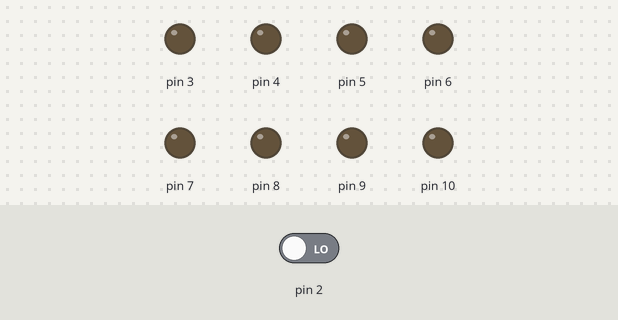
The sketch below on a simulated Arduino Uno, built with avr-gcc and run on an emulated ATmega328P. Parts: output pins drawn as LEDs (lit = HIGH). The test bench sets the inputs (shaded band); at power-on: pin 2 LOW.

Above: at 1.2 s.
1.3 s: pin 2 driven HIGH
At 1.45 s:
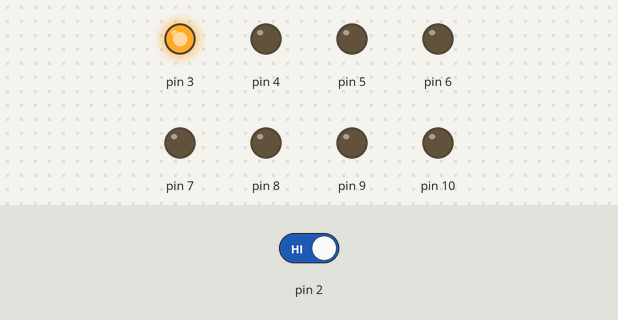
At 2.05 s:
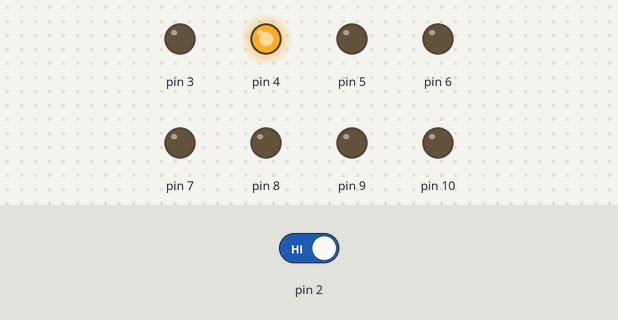
4.3 s: pin 2 driven LOW
At 4.45 s:
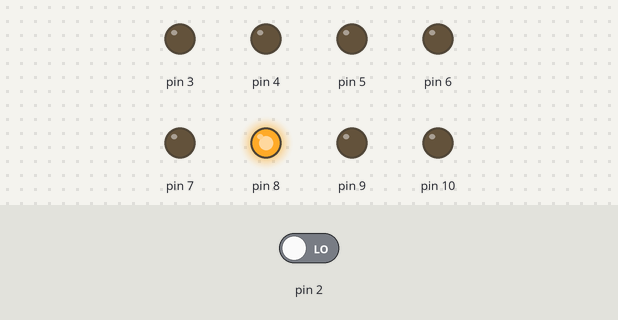
Timing chart, 0 to 7.3 s (numbered marks = the images above; inputs shaded):
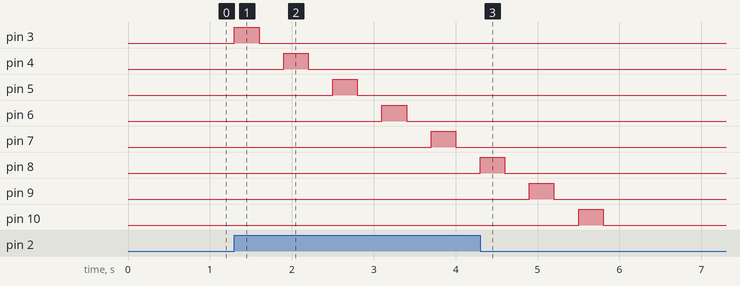

The sketch:

ard1.4.ino
```cpp
int led = 0;

void setup(){
  pinMode(2,INPUT);
  pinMode(3,OUTPUT);
  pinMode(4,OUTPUT);
  pinMode(5,OUTPUT);
  pinMode(6,OUTPUT);
  pinMode(7,OUTPUT);
  pinMode(8,OUTPUT);
  pinMode(9,OUTPUT);
  pinMode(10,OUTPUT);
}

void loop(){
 led = digitalRead(2);

 if(led==HIGH){

    digitalWrite(3,HIGH);
    delay(300);
    digitalWrite(3,LOW);
    delay(300);
    digitalWrite(4,HIGH);
    delay(300);
    digitalWrite(4,LOW);
    delay(300);
    digitalWrite(5,HIGH);
    delay(300);
    digitalWrite(5,LOW);
    delay(300);
    digitalWrite(6,HIGH);
    delay(300);
    digitalWrite(6,LOW);
    delay(300);
    digitalWrite(7,HIGH);
    delay(300);
    digitalWrite(7,LOW);
    delay(300);
    digitalWrite(8,HIGH);
    delay(300);
    digitalWrite(8,LOW);
    delay(300);
    digitalWrite(9,HIGH);
    delay(300);
    digitalWrite(9,LOW);
    delay(300);
    digitalWrite(10,HIGH);
    delay(300);
    digitalWrite(10,LOW);

  }
}
```

Measured:
- after the input at 1.3 s, pin 3: LOW → HIGH at once, → LOW 0.30 s later; pin 4: LOW → HIGH after 0.60 s, → LOW 0.30 s later; pin 5: LOW → HIGH after 1.2 s, → LOW 0.30 s later; pin 6: LOW → HIGH after 1.8 s, → LOW 0.30 s later; pin 7: LOW → HIGH after 2.4 s, → LOW 0.30 s later
- after the input at 4.3 s, pin 3–7: stops changing and stays LOW; pin 8: goes on until 4.6 s, then stays LOW; pin 9: goes on until 5.2 s, then stays LOW; pin 10: goes on until 5.8 s, then stays LOW
